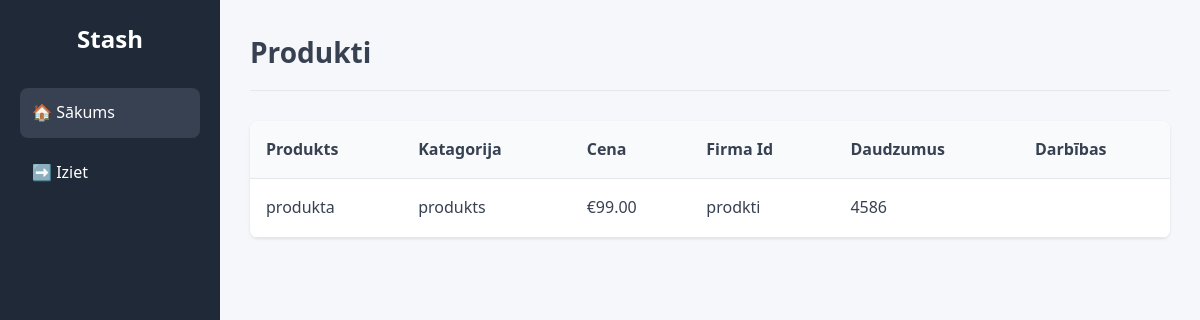
Screenshot of /index.php?category=produkts with the database file from the repository.
### tables this page shows
CREATE TABLE `products` (
  `id` int(11) NOT NULL,
  `name` varchar(255) NOT NULL,
  `description` text DEFAULT NULL,
  `category` varchar(100) NOT NULL,
  `company_id` varchar(100) DEFAULT NULL,
  `quantity` int(11) NOT NULL DEFAULT 0,
  `price` decimal(10,2) NOT NULL DEFAULT 0.00,
  `user_id` int(11) DEFAULT NULL,
  `created_at` timestamp NOT NULL DEFAULT current_timestamp(),
  `updated_at` timestamp NOT NULL DEFAULT current_timestamp() ON UPDATE current_timestamp()
);

### index.php (the view, shortened to what this page needs)
<?php
include 'db.php';
$filter = isset($_GET['category']) ? $_GET['category'] : null;
if ($filter) {
    $stmt = $conn->prepare("
        SELECT p.*, u.username
        FROM products p
        LEFT JOIN users u ON p.user_id = u.id
        WHERE p.category = ?
    ");
    $stmt->bind_param("s", $filter);
    $stmt->execute();
    $products = $stmt->get_result()->fetch_all(MYSQLI_ASSOC);
}
?>
<!DOCTYPE html>
<html lang="en">
<head>
    <link rel="stylesheet" href="style.css">
</head>
<body>
<div class="wrapper">
    <aside class="sidebar">
        <h1 class="logo">Stash</h1>
        <nav class="menu">
            <a href="index.php" class="menu-item active">🏠 Sākums</a>
            <a href="logout.php" class="menu-item">➡️ Iziet</a>
        </nav>
    </aside>
    <main class="content">
        <header class="page-header">
            <h2>Produkti</h2>
        </header>
        <section class="table-section">
            <table class="product-table">
                <thead>
                    <tr>
                        <th>Produkts</th>
                        <th>Katagorija</th>
                        <th>Cena</th>
                        <th>Firma Id</th>
                        <th>Daudzumus</th>
                        <th>Darbības</th>
                    </tr>
                </thead>
                <tbody>
                    <?php if (!empty($products)): ?>
                        <?php foreach ($products as $product): ?>
                            <tr>
                                <td><?= htmlspecialchars($product['name']) ?></td>
                                <td><?= htmlspecialchars($product['category']) ?></td>
                                <td>&euro;<?= htmlspecialchars($product['price']) ?></td>
                                <td><?= htmlspecialchars($product['company_id']) ?></td>
                                <td><?= htmlspecialchars($product['quantity']) ?></td>
                                <td>
                                </td>
                            </tr>
                        <?php endforeach; ?>
                    <?php else: ?>
                        <tr><td colspan="6" class="no-products">Produkts nav atrasts</td></tr>
                    <?php endif; ?>
                </tbody>
            </table>
        </section>
    </main>
</div>
</body>
</html>

### style.css (style rules this page uses)
* { margin: 0; padding: 0; box-sizing: border-box; }
:root { --primary-color: #1f2937; --secondary-color: #374151; --accent-color: #3b82f6; --success-color: #10b981; --danger-color: #ef4444; --warning-color: #f59e0b; --text-color: #374151; --text-light: #6b7280; --background-color: #f5f7fa; --card-background: #ffffff; --border-radius: 8px; --transition: all 0.3s ease; }
body { font-family: 'Segoe UI', Tahoma, Geneva, Verdana, sans-serif; background-color: var(--background-color); color: var(--text-color); line-height: 1.6; }
.wrapper { display: flex; min-height: 100vh; }
.sidebar { width: 220px; background-color: var(--primary-color); color: white; padding: 20px; position: fixed; height: 100vh; overflow-y: auto; }
.logo { font-size: 24px; margin-bottom: 30px; text-align: center; font-weight: bold; }
.menu { display: flex; flex-direction: column; gap: 10px; }
.menu-item { color: white; text-decoration: none; padding: 12px; border-radius: var(--border-radius); transition: var(--transition); display: flex; align-items: center; gap: 10px; }
.menu-item:hover, .menu-item.active { background-color: var(--secondary-color); }
.content { flex-grow: 1; padding: 30px; margin-left: 220px; overflow-y: auto; }
.page-header { margin-bottom: 30px; padding-bottom: 15px; border-bottom: 1px solid #e5e7eb; }
.page-header h2 { font-size: 28px; color: var(--text-color); }
.table-section { background: var(--card-background); border-radius: var(--border-radius); box-shadow: 0 1px 3px rgba(0,0,0,0.1); overflow: hidden; margin-bottom: 30px; }
.product-table, .user-table { width: 100%; border-collapse: collapse; }
.product-table th, .product-table td, .user-table th, .user-table td { padding: 16px; text-align: left; border-bottom: 1px solid #e5e7eb; }
.product-table th, .user-table th { background-color: #f9fafb; font-weight: 600; color: var(--text-color); }

### rows the page displays
products: name "produkta", category "produkts", price "99.00", company "prodkti", quantity "4586"
